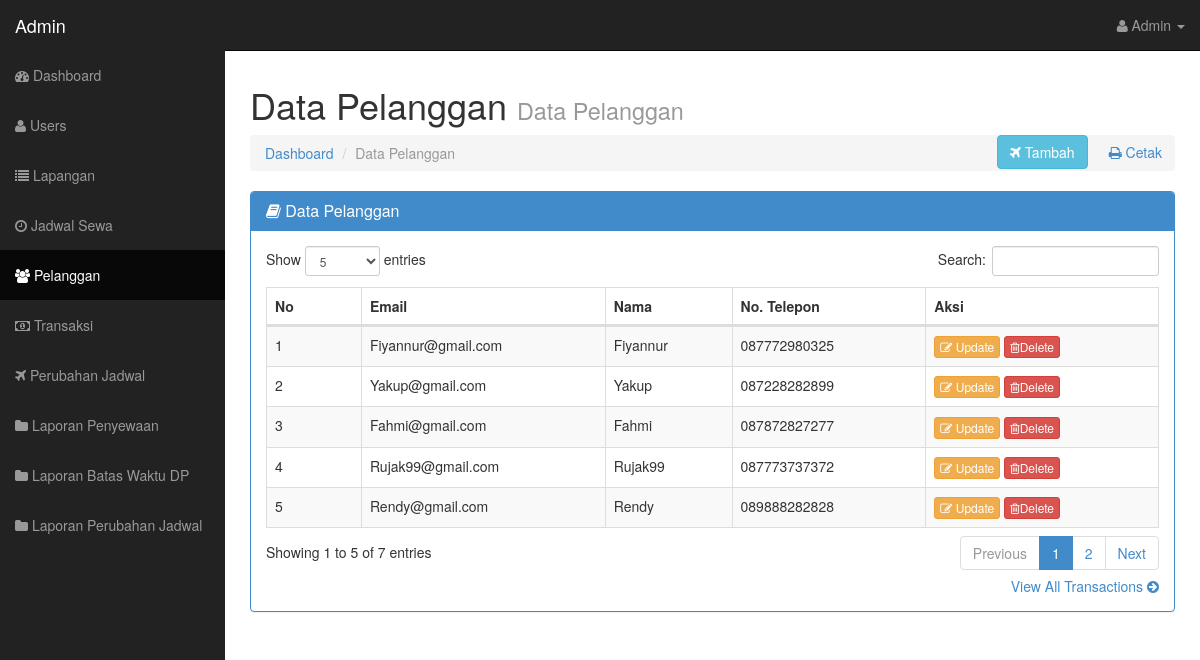
Screenshot of /admin/?page=customer (signed in) with the database file from the repository.
### tables this page shows
CREATE TABLE `pelanggan` (
  `id_pelanggan` int(11) NOT NULL,
  `email_pelanggan` varchar(50) NOT NULL,
  `nama_pelanggan` varchar(30) NOT NULL,
  `password_pelanggan` varchar(255) NOT NULL,
  `notelp` varchar(15) NOT NULL
);

### admin/classcrud/classcrud.php (called while the page is built, shortened)
<?php
class Pelanggan {
    public function tampil_pelanggan($koneksi){
        $qry = $koneksi->query("SELECT * FROM pelanggan ORDER BY id_pelanggan");
        return $qry;
        return $data;
    }
}
$pelanggan = new Pelanggan();
?>

### admin/views/pelanggan.php (the view, shortened to what this page needs)
<!DOCTYPE html>
<html lang="en">
<head>
</head>
<body>
<div class="row">
          <div class="col-lg-12">
            <h1>Data Pelanggan <small>Data Pelanggan</small></h1>
            <a href="" class="btn btn-secondary pull-right" style="margin-left: 8px;"><i class="fa fa-print"></i> Cetak</a>
            <button type="button" class="btn btn-info pull-right" id="tambahdatapelanggan" data-toggle="modal" data-target="#tambahpelanggan">
                  <i class="fa fa-plane"></i> Tambah
            </button>
            <ol class="breadcrumb">
              <li><a href="index.html"><i class="icon-dashboard"></i> Dashboard</a></li>
              <li class="active"><i class="icon-file-alt"></i>Data Pelanggan</li>
            </ol>
          </div>
        </div>
  <div class="row">
            <div class="col-lg-12">
            <div class="panel panel-primary">
              <div class="panel-heading">
                <h3 class="panel-title"><i class="fa fa-book"></i> Data Pelanggan</h3>
              </div>
              <div class="panel-body">
                <div class="table-responsive">
                  <table class="table table-bordered table-hover table-striped tablesorter" id="dataTable">
                    <thead>
                        <tr>
                            <th>No</th>
                            <th>Email</th>
                            <th>Nama</th>
                            <th>No. Telepon</th>
                            <th>Aksi</th>
                        </tr>
                    </thead>
                    <tbody>
                    <?php
                      $qry = $pelanggan->tampil_pelanggan($koneksi);
                      foreach ($qry as $dat => $data) {
                    ?>
                    <tr>
                        <td><?= $dat + 1 ?></td>
                        <td><?= ucwords($data['email_pelanggan']); ?></td>
                        <td><?= ucwords($data['nama_pelanggan']); ?></td>
                        <td><?= ucwords($data['notelp']); ?></td>
                        <td>
                            <a id="ubahdatapl" data-toggle="modal" data-target="#ubahpl" data-idpl="<?= $data['id_pelanggan'] ?>" data-emailpl="<?= $data['email_pelanggan'] ?>" data-namapl="<?= $data['nama_pelanggan'] ?>" data-notelppl="<?= $data['notelp'] ?>" ><button class="btn btn-warning btn-xs"><i class="fa fa-pencil-square-o"></i> Update</button></a>
                            <a href="?page=customer&hapus=<?= $data['id_pelanggan'] ?>" class="btn btn-danger btn-xs" onclick="return confirm('Yakin Ingin Di Hapus ?')"><i class="fa fa-trash-o"></i>Delete</a>
                        </td>
                    </tr>
                    <?php } ?>
                    </tbody>
                  </table>
                </div>
                <div class="text-right">
                  <a href="#">View All Transactions <i class="fa fa-arrow-circle-right"></i></a>
                </div>
              </div>
            </div>
          </div>
        </div>
        <?php include_once 'modalaksi/tambahpelanggan.php'; ?>
        <?php include_once 'modalaksi/ubahpelanggan.php'; ?>
</body>
</html>

### assets/css/sb-admin.css (style rules this page uses)
body { margin-top: 50px; background-image: url("../bg/bgadm.png"); background-size: cover; background-repeat: no-repeat; }
table.tablesorter thead { cursor: pointer; }

### rows the page displays
pelanggan: email_pelanggan "Fiyannur@gmail.com", nama_pelanggan "Fiyannur", notelp "087772980325"
pelanggan: email_pelanggan "Yakup@gmail.com", nama_pelanggan "Yakup", notelp "087228282899"
pelanggan: email_pelanggan "Fahmi@gmail.com", nama_pelanggan "Fahmi", notelp "087872827277"
pelanggan: email_pelanggan "Rujak99@gmail.com", nama_pelanggan "Rujak99", notelp "087773737372"
pelanggan: email_pelanggan "Rendy@gmail.com", nama_pelanggan "Rendy", notelp "089888282828"

### other values shown
$_SESSION['adm']['username'] "Admin"
$_SESSION['adm']['namauser'] "Admin"
